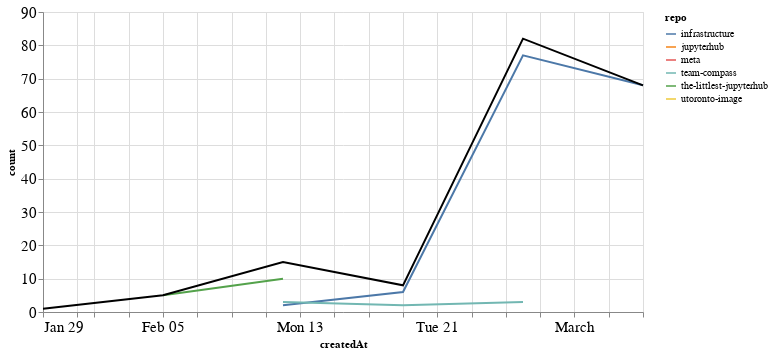

Write notebook code for a chart like this one.
### Markdown cell above
### Comments

### Code cell
comments_time = comments.groupby('repo').resample('W', on='createdAt').count()['author'].reset_index()
comments_time = comments_time.rename(columns={'author': 'count'})
comments_time_total = comments_time.groupby('createdAt').agg({"count": "sum"}).reset_index()
ch1 = alt.Chart(comments_time, width=600).mark_line().encode(
    x='createdAt',
    y='count',
    color='repo',
    tooltip="repo"
)

ch2 = alt.Chart(comments_time_total, width=600).mark_line(color="black").encode(
    x='createdAt',
    y='count',
)

ch1 + ch2

### Figure 1 — Vega-Lite specification as saved in the notebook (floating-point values rounded to 4 significant figures)
{"config": {"axisLeft": {"labelFontSize": 15}, "axisBottom": {"labelFontSize": 15}}, "layer": [{"data": {"name": "data-bcf21620d1ea2320d8b7d687f0887822"}, "mark": "line", "encoding": {"color": {"field": "repo", "type": "nominal"}, "tooltip": {"field": "repo", "type": "nominal"}, "x": {"field": "createdAt", "type": "temporal"}, "y": {"field": "count", "type": "quantitative"}}, "width": 600}, {"data": {"name": "data-97aaa36099c18348fbe5d0ee629367ee"}, "mark": {"type": "line", "color": "black"}, "encoding": {"x": {"field": "createdAt", "type": "temporal"}, "y": {"field": "count", "type": "quantitative"}}, "width": 600}], "$schema": "https://vega.github.io/schema/vega-lite/v4.17.0.json", "datasets": {"data-bcf21620d1ea2320d8b7d687f0887822": [{"repo": "infrastructure", "createdAt": "2023-02-12T00:00:00", "count": 2}, {"repo": "infrastructure", "createdAt": "2023-02-19T00:00:00", "count": 6}, {"repo": "infrastructure", "createdAt": "2023-02-26T00:00:00", "count": 77}, {"repo": "infrastructure", "createdAt": "2023-03-05T00:00:00", "count": 68}, {"repo": "jupyterhub", "createdAt": "2023-01-29T00:00:00", "count": 1}, {"repo": "meta", "createdAt": "2023-02-26T00:00:00", "count": 1}, {"repo": "team-compass", "createdAt": "2023-02-12T00:00:00", "count": 3}, {"repo": "team-compass", "createdAt": "2023-02-19T00:00:00", "count": 2}, {"repo": "team-compass", "createdAt": "2023-02-26T00:00:00", "count": 3}, {"repo": "the-littlest-jupyterhub", "createdAt": "2023-02-05T00:00:00", "count": 5}, {"repo": "the-littlest-jupyterhub", "createdAt": "2023-02-12T00:00:00", "count": 10}, {"repo": "utoronto-image", "createdAt": "2023-02-26T00:00:00", "count": 1}], "data-97aaa36099c18348fbe5d0ee629367ee": [{"createdAt": "2023-01-29T00:00:00", "count": 1}, {"createdAt": "2023-02-05T00:00:00", "count": 5}, {"createdAt": "2023-02-12T00:00:00", "count": 15}, {"createdAt": "2023-02-19T00:00:00", "count": 8}, {"createdAt": "2023-02-26T00:00:00", "count": 82}, {"createdAt": "2023-03-05T00:00:00", "count": 68}]}}
